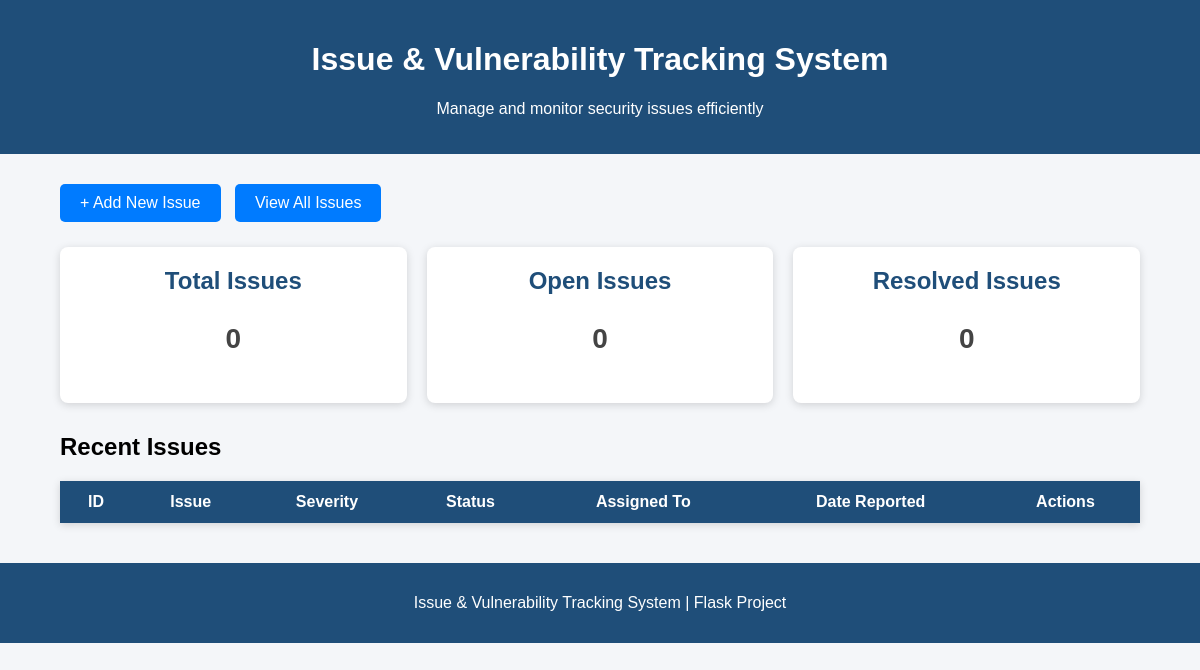
Before: / with the older database file.
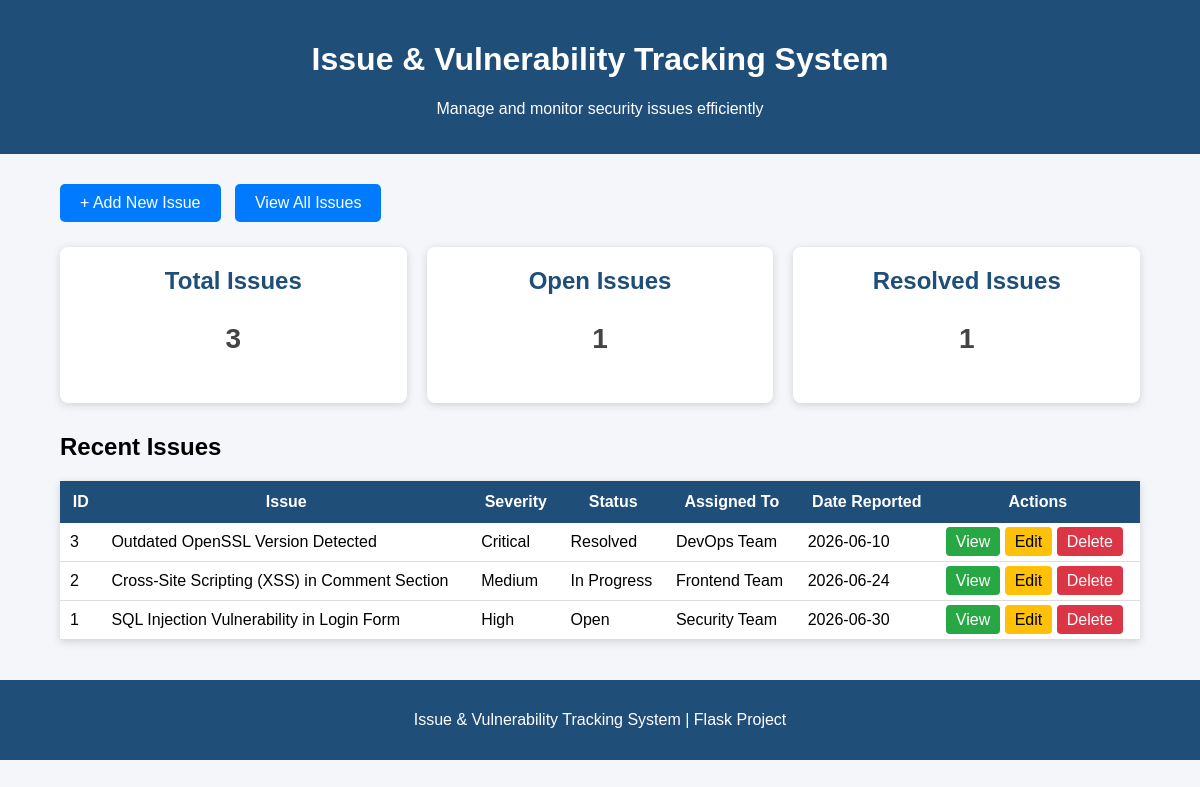
After: the same page with the newer database file.
### tables this page shows
CREATE TABLE issues(
            id INTEGER PRIMARY KEY AUTOINCREMENT,
            title TEXT NOT NULL,
            description TEXT NOT NULL,
            severity TEXT NOT NULL,
            status TEXT NOT NULL,
            assigned_to TEXT,
            date_reported DATE,
            cve TEXT,
            remediation TEXT,
            created_at TIMESTAMP DEFAULT CURRENT_TIMESTAMP,
            last_updated TIMESTAMP DEFAULT CURRENT_TIMESTAMP
        );

### app.py (the view)
@app.route("/")
def home():
    connection = sqlite3.connect("issues.db")
    connection.row_factory = sqlite3.Row
    cursor = connection.cursor()
    cursor.execute("SELECT * FROM issues ORDER BY id DESC")
    issues = cursor.fetchall()
    cursor.execute("SELECT COUNT(*) FROM issues")
    total_issues = cursor.fetchone()[0]
    cursor.execute("SELECT COUNT(*) FROM issues WHERE status='Open'")
    open_issues = cursor.fetchone()[0]
    cursor.execute("SELECT COUNT(*) FROM issues WHERE status='Resolved'")
    resolved_issues = cursor.fetchone()[0]
    connection.close()
    return render_template(
        "home.html",
        issues=issues,
        total_issues=total_issues,
        open_issues=open_issues,
        resolved_issues=resolved_issues
    )

### templates/home.html (shortened to what this page needs)
<!DOCTYPE html>
<html lang="en">
<head>
</head>
<body>
    <header>
        <h1>Issue & Vulnerability Tracking System</h1>
        <p>Manage and monitor security issues efficiently</p>
    </header>
    <div class="container">
        <div class="buttons">
            <a href="/add_issue" class="btn">+ Add New Issue</a>
            <a href="/issues" class="btn">View All Issues</a>
        </div>
        <div class="cards">
            <div class="card">
                <h2>Total Issues</h2>
                <p>{{ total_issues }}</p>
            </div>
            <div class="card">
                <h2>Open Issues</h2>
                <p>{{ open_issues }}</p>
            </div>
            <div class="card">
                <h2>Resolved Issues</h2>
                <p>{{ resolved_issues }}</p>
            </div>
        </div>
        <h2>Recent Issues</h2>
        <table>
            <tr>
                <th>ID</th>
                <th>Issue</th>
                <th>Severity</th>
                <th>Status</th>
                <th>Assigned To</th>
                <th>Date Reported</th>
                <th>Actions</th>
            </tr>
            {% for issue in issues %}
            <tr>
                <td>{{ issue.id }}</td>
                <td>{{ issue.title }}</td>
                <td>{{ issue.severity }}</td>
                <td>{{ issue.status }}</td>
                <td>{{ issue.assigned_to or 'N/A' }}</td>
                <td>{{ issue.date_reported or 'N/A' }}</td>
                <td>
                    <a href="/view_issue/{{ issue.id }}" class="view">View</a>
                    <a href="/edit_issue/{{ issue.id }}" class="edit">Edit</a>
                    <a href="/delete_issue/{{ issue.id }}" class="delete"
                       onclick="return confirm('Are you sure you want to delete this issue?');">
                        Delete
                    </a>
                </td>
            </tr>
            {% endfor %}
        </table>
    </div>
    <footer>
        <p>Issue & Vulnerability Tracking System | Flask Project</p>
    </footer>
</body>
</html>

### templates/home.html (style rules this page uses)
body { font-family: Arial, Helvetica, sans-serif; margin:0; background:#f4f6f9; }
header { background:#1f4e79; color:white; padding:20px; text-align:center; }
.container { width:90%; margin:auto; margin-top:30px; }
.buttons { margin-bottom:25px; }
.btn { display:inline-block; padding:10px 20px; margin-right:10px; background:#007bff; color:white; text-decoration:none; border-radius:5px; }
.cards { display:flex; gap:20px; margin-bottom:30px; }
.card { flex:1; background:white; padding:20px; text-align:center; border-radius:8px; box-shadow:0 2px 8px rgba(0,0,0,0.15); }
.card h2 { margin:0; color:#1f4e79; }
.card p { font-size:28px; font-weight:bold; color:#444; }
table { width:100%; border-collapse:collapse; background:white; box-shadow:0 2px 8px rgba(0,0,0,0.15); }
th { background:#1f4e79; color:white; padding:12px; }
td { padding:10px; text-align:left; border-bottom:1px solid #ddd; }
.view { background:#28a745; color:white; padding:6px 10px; text-decoration:none; border-radius:4px; }
.edit { background:#ffc107; color:black; padding:6px 10px; text-decoration:none; border-radius:4px; }
.delete { background:#dc3545; color:white; padding:6px 10px; text-decoration:none; border-radius:4px; }
footer { margin-top:40px; background:#1f4e79; color:white; text-align:center; padding:15px; }

Changed rows visible on the page:
added issues: id "3", title "Outdated OpenSSL Version Detected", severity "Critical", status "Resolved", assigned_to "DevOps Team", date_reported "2026-06-10"
added issues: id "2", title "Cross-Site Scripting (XSS) in Comment Section", severity "Medium", status "In Progress", assigned_to "Frontend Team", date_reported "2026-06-24"
added issues: id "1", title "SQL Injection Vulnerability in Login Form", severity "High", status "Open", assigned_to "Security Team", date_reported "2026-06-30"
Other visible differences:
{{ total_issues }}: "0" → "3"
{{ open_issues }}: "0" → "1"
{{ resolved_issues }}: "0" → "1"
